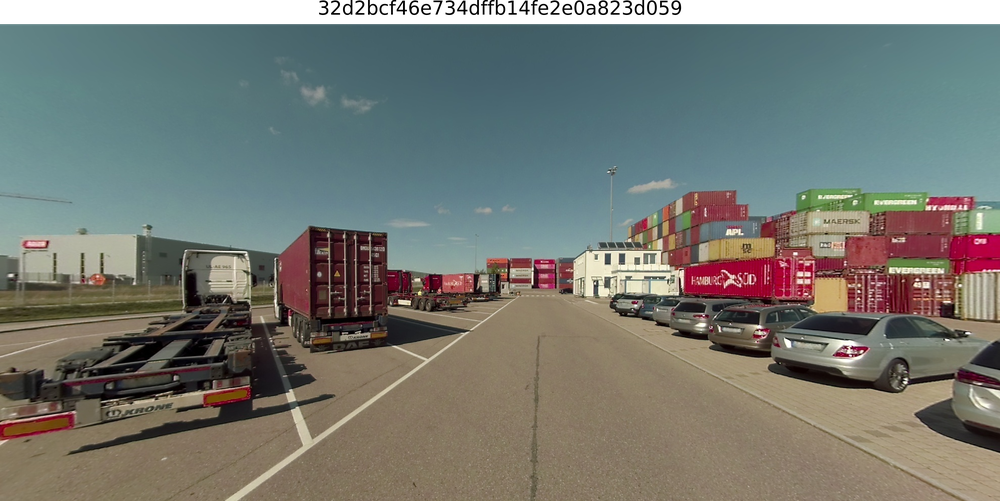
#> input picture scripts/output/overlays/32d2bcf46e734dffb14fe2e0a823d059/radar_channels/32d2bcf46e734dffb14fe2e0a823d059_RADAR_LEFT_BACK.png, 1000 x 501 px, shrunk from 6959 x 3483 before the run; its folder holds 4 pictures in this run
$ python lighten_combine_overlays.py
#> lines starting #> are read from the running program, lines starting #| are printed output that depends on the picture
# scripts/lighten_combine_overlays.py

import os, glob
from PIL import Image, ImageChops

def lighten_combine(token):
#> called with token = '32d2bcf46e734dffb14fe2e0a823d059'
    base_dir = os.path.dirname(__file__)
    # 新：递归搜所有 radar_channels 及其子目录下的 PNG
    pattern = os.path.join(base_dir, "output", "overlays", token, "radar_channels", f"{token}_RADAR_*.png")
    paths = sorted(glob.glob(pattern))
    if not paths:
        print("❌ 没找到 PNG 文件，请检查目录：", os.path.dirname(pattern))
        return

    base = Image.open(paths[0]).convert('RGB')
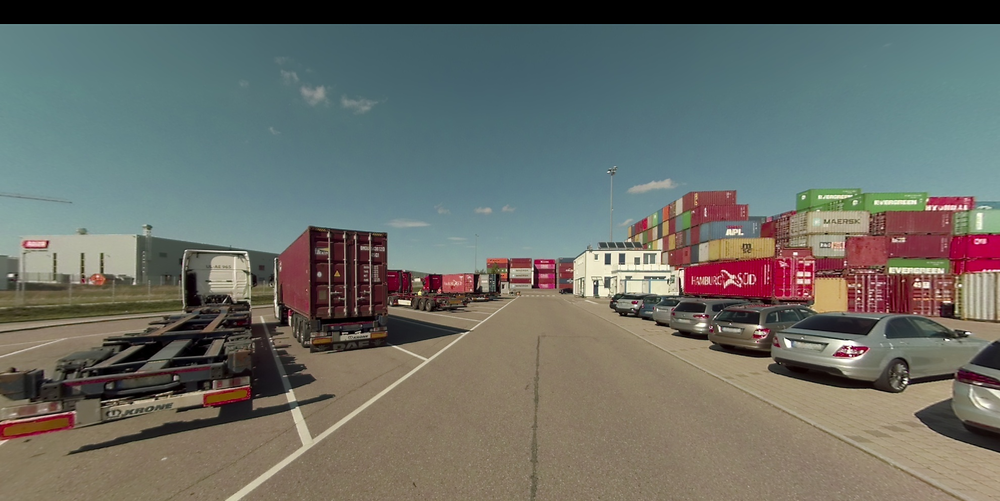
#> base: PIL image 1000x501 RGB; mean R, G, B 106.6, 109.8, 103.4
    for p in paths[1:]:
        im = Image.open(p).convert('RGB')
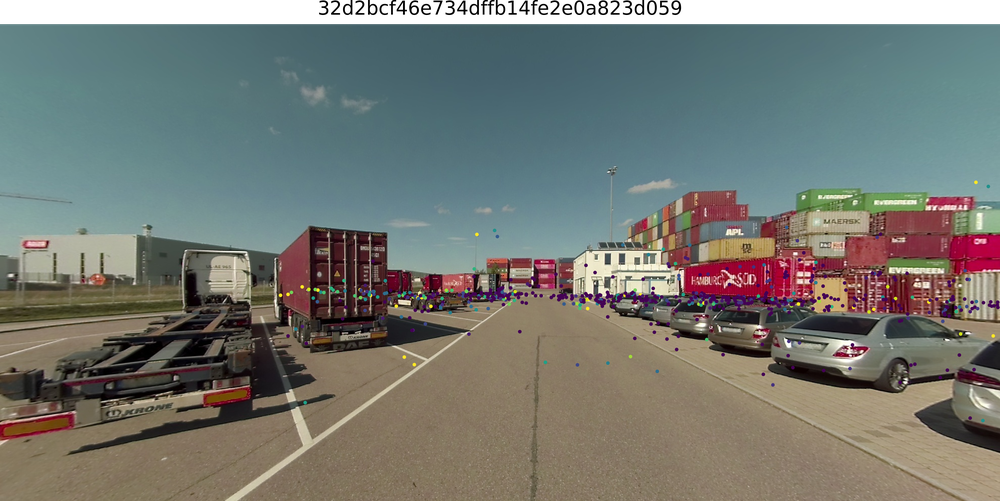
#> input picture scripts/output/overlays/32d2bcf46e734dffb14fe2e0a823d059/radar_channels/32d2bcf46e734dffb14fe2e0a823d059_RADAR_LEFT_FRONT.png, 1000 x 501 px, shrunk from 6959 x 3483 before the run
        base = ImageChops.lighter(base, im)
#> pass 2 of the loop in lighten_combine, `for p in paths[1:]:`:
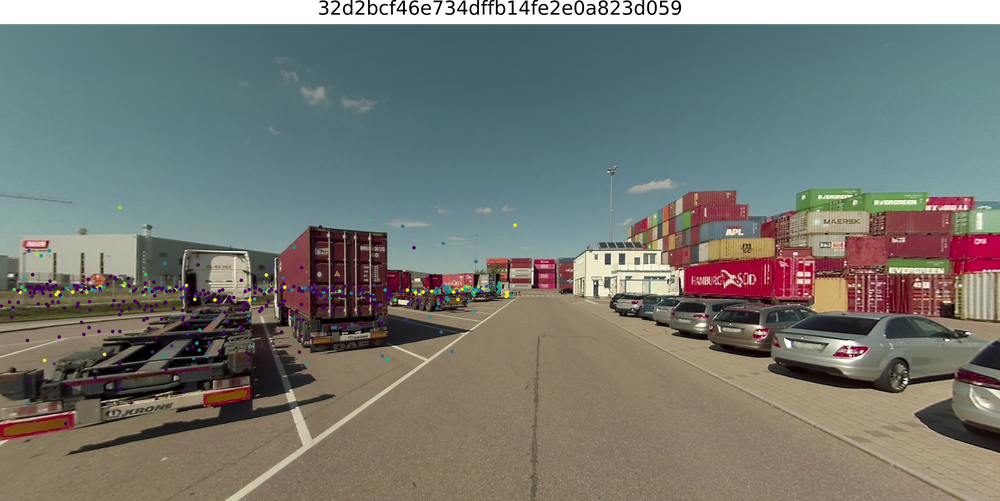
#> input picture scripts/output/overlays/32d2bcf46e734dffb14fe2e0a823d059/radar_channels/32d2bcf46e734dffb14fe2e0a823d059_RADAR_LEFT_SIDE.png, 1000 x 501 px, shrunk from 6959 x 3483 before the run
#> in lighten_combine, `im = Image.open(p).convert('RGB')`:
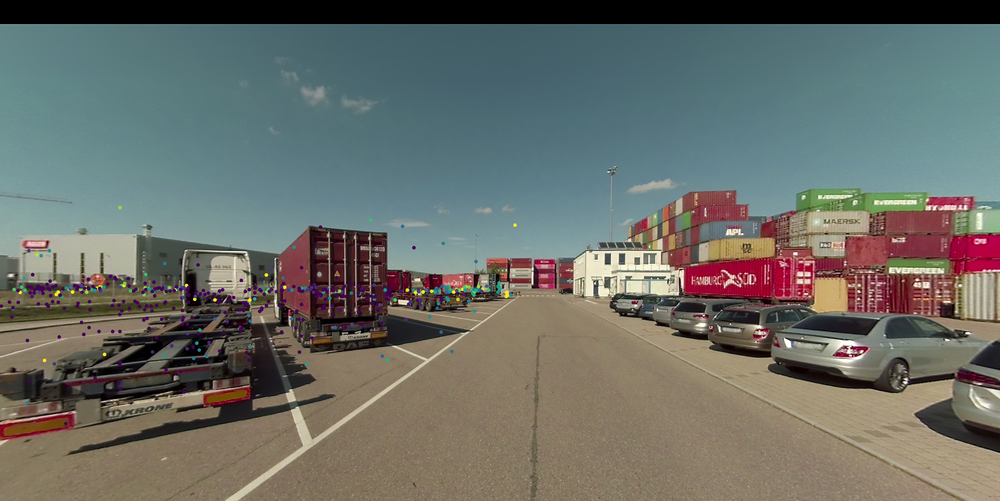
#> im: PIL image 1000x501 RGB; mean R, G, B 106.5, 109.7, 103.7

    out_dir = os.path.join(base_dir, "output", "overlays", token)
    os.makedirs(out_dir, exist_ok=True)
    out_path = os.path.join(out_dir, f"{token}_radar_all_max.png")
    base.save(out_path)
    print("✅ 保存合并结果：", out_path)

if __name__ == "__main__":
    SAMPLE_TOKEN = "32d2bcf46e734dffb14fe2e0a823d059"
    lighten_combine(SAMPLE_TOKEN)
